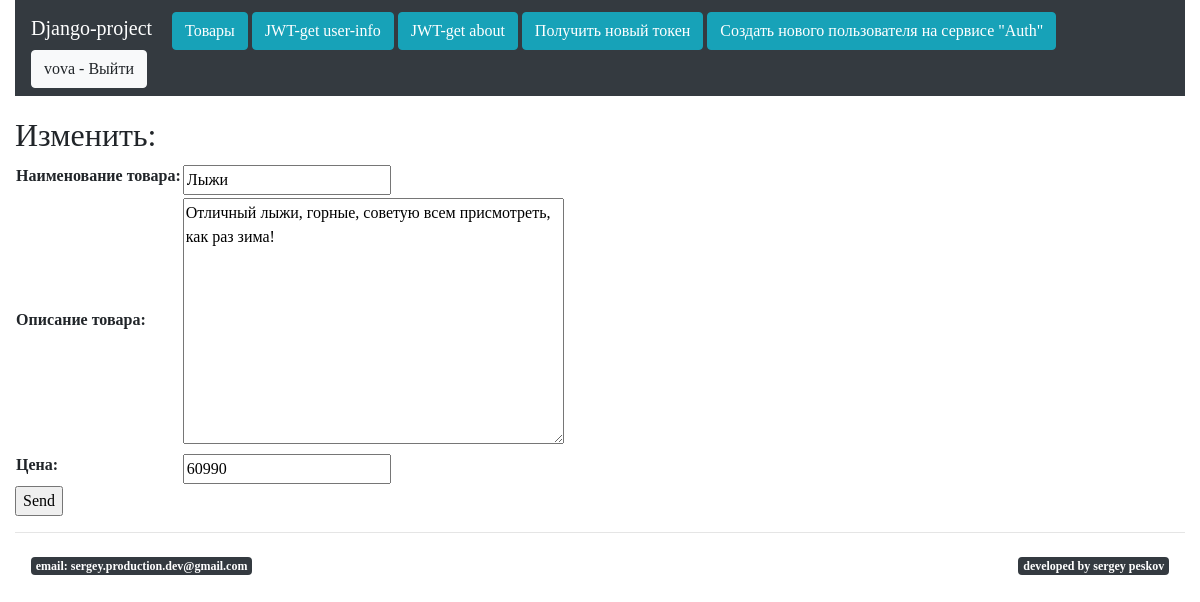
Screenshot of /product/update/4/ (signed in) with the database file from the repository.
### firstapp/models.py (models this page shows)
class Product(models.Model):
    user = models.ForeignKey(
            settings.AUTH_USER_MODEL,
            on_delete=models.CASCADE)
    name = models.CharField(max_length=20)
    description = models.CharField(max_length=300)
    price = models.IntegerField()

### firstapp/views.py (the view)
# urls.py: path('update/<int:id>/', views.update),
def update(request, id):
    if not request.user.is_authenticated:
        return HttpResponse("<h2>Необходимо войти в\
аккаунт для изменения товара</h2>")
    try:
        product = Product.objects.get(id=id)
        if request.user.id != product.user_id:
            return HttpResponse("<h2>Вы не можете изменить не свой товар</h2>")
        if request.method == "POST":
            productForm = ProductForm(request.POST)
            if productForm.is_valid():
                product.name = productForm.cleaned_data["name"]
                product.description = productForm.cleaned_data["description"]
                product.price = productForm.cleaned_data["price"]
                product.save(update_fields=["name", "description", "price"])
                return HttpResponseRedirect("/product/")
            else:
                return render(
                        request,
                        "firstapp/updateUser.html",
                        {"form": productForm})
        else:
            productForm = ProductForm(initial={
                "name": product.name,
                "description": product.description,
                "price": product.price
            })
            return render(
                    request, "firstapp/updateUser.html", {"form": productForm})
    except Product.DoesNotExist:
        return HttpResponseNotFound(f"<h2>Продукт {id} не найден</h2>")

### firstapp/forms.py
class ProductForm(forms.Form):
    name = forms.CharField(
        label="Наименование товара",
        max_length=30,
        error_messages={
            "max_length":
            "Наименование товара не должно превышать 30 символов"
        })
    description = forms.CharField(
        label="Описание товара",
        max_length=300,
        widget=forms.Textarea,
        error_messages={
            "max_length":
            "Описание товара не должно превышать 30 символов"
        })
    price = forms.IntegerField(
        label="Цена",
        min_value=0,
        error_messages={
            "min_value": "Цена не может быть отрицательной",
        })

### templates/firstapp/updateUser.html (shortened to what this page needs)
{% extends "layouts/base.html" %}
{% block content %}
<h2>Изменить:</h2>
<form method="POST">
    <table>
        {{ form }}
    </table>
    <input type="submit" value="Send" >
</form>
{% endblock content %}

### templates/layouts/base.html (shortened to what this page needs)
<!DOCTYPE html>
{% load static %}
<head>
	<link rel="stylesheet" href="https://cdn.jsdelivr.net/npm/bootstrap@4.5.3/dist/css/bootstrap.min.css">
	<link rel="stylesheet" href="{% static "css/style.css" %}">
</head>
<body>
	<div class="container-fluid">
		<div class="navbar bg-dark navbar-dark" style="margin-bottom:20px;">
			<div>
                <a class="navbar-brand" href="/">Django-project</a>
                <a class="btn btn-info" href="/product/">Товары</a>
                <a class="btn btn-info" href="/jwt/">JWT-get user-info</a>
                <a class="btn btn-info" href="/jwt/about">JWT-get about<a>
                <a class="btn btn-info" href="/jwt/getTokens">Получить новый токен</a>
                <a class="btn btn-info" href="/jwt/register">Создать нового пользователя на сервисе "Auth"</a>
            </div>
            <div>
                {% if user.is_authenticated %}
                    <a class="btn btn-light" href="/user/logout/">{{ user.username }} - Выйти</a>
                {% else %}
                    <a class="btn btn-light" href="/user/login/">Войти</a>
                    <a class="btn btn-light" href="/user/register/">Регистрация</a>
                {% endif %}
            </div>
		</div>
		<div class="row">
            <div class="col-12">
                {% block content%}{% endblock content %}
            </div>
        </div>
        <hr>
        <nav class="navbar navbar-light" >
            <h1 class="badge bot badge-dark">email: sergey.production.dev@gmail.com</h1>
            <h1 class="badge bot badge-dark">devеloped by sergey peskov</h1>
        </nav>
	</div>
</body>
</html>

### static/css/style.css (style rules this page uses)
body { font-family: Verdana; }
h1 { color: navy; }

### rows the page displays
Product: name "Лыжи", description "Отличный лыжи, горные, советую всем присмотреть, как раз зима!", price "60990"

### other values shown
{{ user.username }} "vova"
